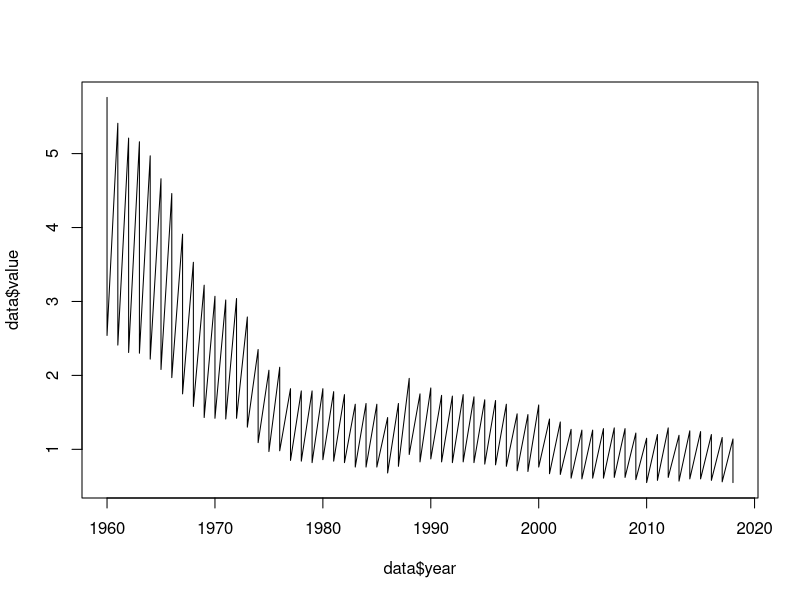

The R source for this figure:
## ---- chunk 1
knitr::opts_chunk$set(echo = TRUE)
## ---- chunk 2
data = read.csv("./data/data.csv")
## ---- chunk 3
# check for null values
colSums(is.na(data))

# plot
#install.packages("ggplot2")
library(ggplot2)
plot(x = data$year, y = data$value, type = 'l')
